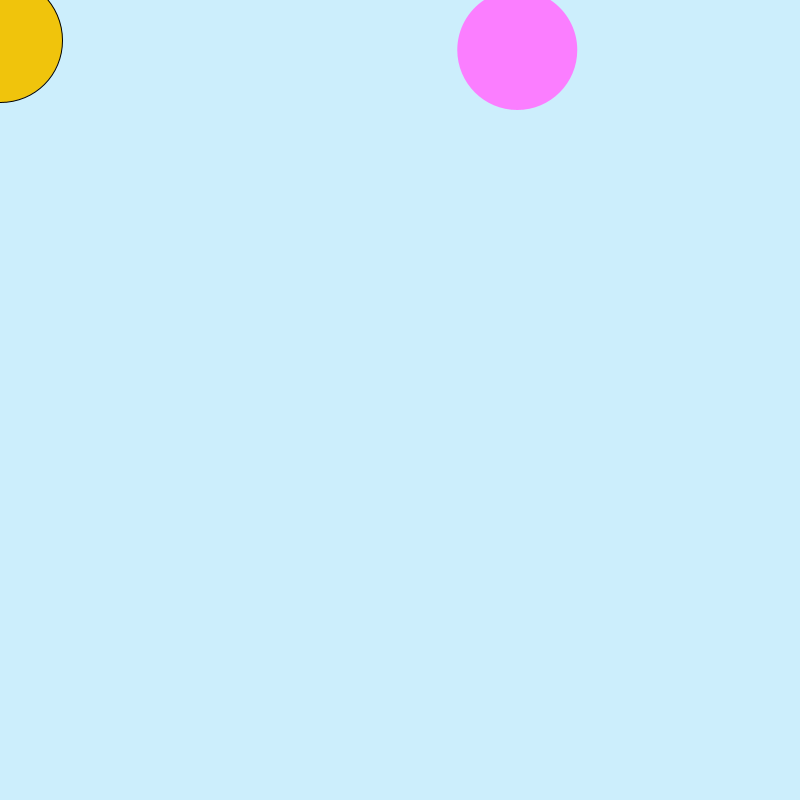
Frame 1 (no input)
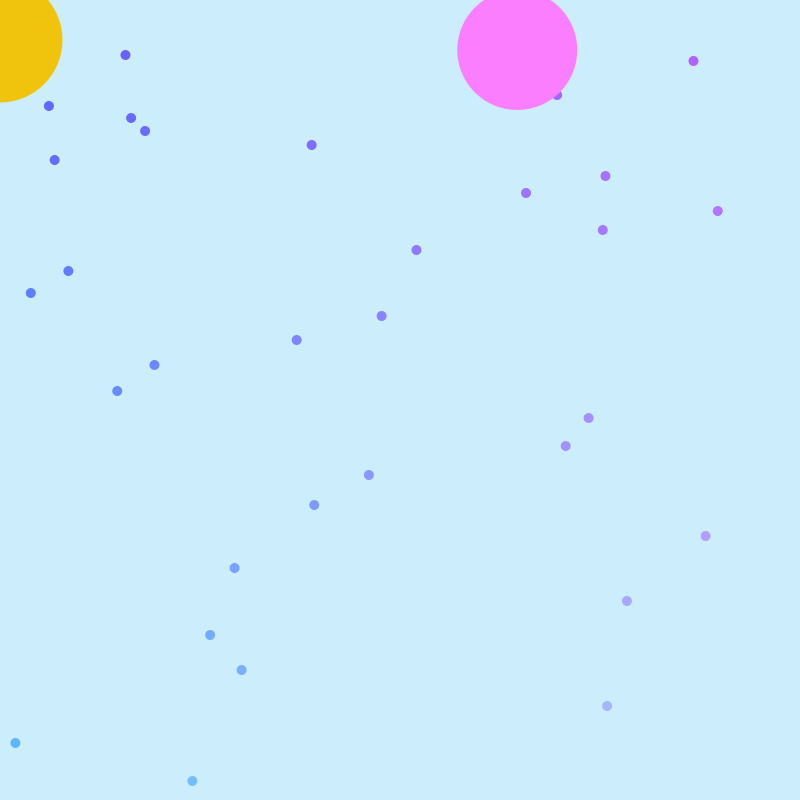
Frame 60 (the mouse pressed at the canvas centre just before this capture)
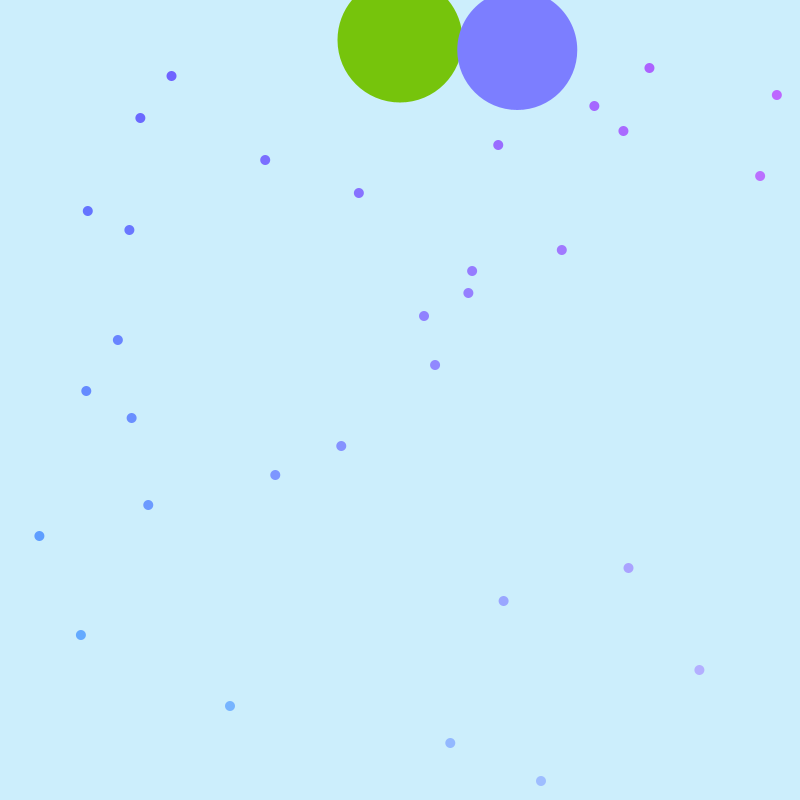
Frame 120 (the mouse held since frame 60 and released just before this capture)

The Processing sketch that drew these frames (run headless with seeded random() and noise(); from frame 60 on, the mouse is pressed at the canvas centre):

// Processing sketch: Week5_Switches_HW
// ── Week5_Switches_HW.pde
int sceneNumber = 0; 
ArrayList <Sky> skyRaining;
ArrayList <Snow> skySnowing;
Moon moon;

void setup() {
  //fullScreen(2); 
  size(800, 800);
  skyRaining = new ArrayList<Sky>();   
  skySnowing = new ArrayList<Snow>();
    moon = new Moon();
}
void draw() {
  switch(sceneNumber) {
  case 0 :
    scene0(); 
    break; 
  case 1: 
    scene1(); 
    break; 
    //case 2: 
    //      scene2(); 
    //break; 
    //case 3: 
    //      scene3(); 
    //break; 
  case 2:
    sceneNumber = 0; 
    break;
  }
  moon.display(155);
}
void keyPressed() {
  if (key == CODED) {
    if (keyCode == RIGHT) {
      sceneNumber++;
    }
  }
  if (key == ' ') {
    moon.position.x++;
  }
}
void scene0() {
  background (204, 238, 252);
  //makes size change
  for (int i = 0; i < skyRaining.size(); i++) {
    Sky s = skyRaining.get(i);
    s.rain();
    s.gravity();
    s.display();

    //  if(s.position.y < height){
    // skyRaining.remove(i); 
    //}
  }

  skyRaining.add(new Sky());
  for (int i = 0; i < width; i+=10) {
    float distX = dist(i, 0, mouseX, 0);
    float r = map(distX, 0, width, 0, 244);
    fill(r, 196,  12);
  }
    //sun  
    ellipse(mouseX, 40, 125, 125);
  }
  void scene1() {
    background (54);
    //makes size change
    for (int i = 0; i < skySnowing.size(); i++) {
      Snow s = skySnowing.get(i);
      s.snow();
      s.gravity();
      s.display();

      //  if(s.position.y < height){
      // skyRaining.remove(i); 
      //}
    }

    skySnowing.add(new Snow());

    //mooon  
    for (int i = 0; i < width; i+=10) {
      float distX = dist(i, 0, mouseX, 0);
      float r = map(distX, 0, width, 0, 255);
      fill(r, 210, 250);
    }
    ellipse(mouseX, 40, 125, 125);
  }
  //void scene2(){
  //}
  //void scene3(){
  //}

// ── Moon.pde
class Moon{
  //data
  PVector position;
  PVector velocity;
  PVector gravity;

  color b;
  
  float size = 10;
  
  //no paramiters in constructor
 Moon(){
   //sets x and y the position of of the PVector
  position = new PVector(random(0,800),50);
  // position = new PVector(10,10);

  velocity = new PVector(2,0);
  //makes it go faster as it gets lower
  gravity = new PVector (1, 0);
  
 }

 void gravity(){
  velocity.add(gravity);
 }
  
  
  void display(float c){
   noStroke();
    
   for (int i = 0; i < width; i+=10) {
      float distX = dist(i, 0, mouseX, 0);
      float r = map(distX, 0, width, 0, 255);
   fill(r,126,255);
    }
   ellipse(position.x, position.y, 120, 120);
  }
  
  
}

// ── sky.pde
class Sky{
  //data
  PVector position;
  PVector velocity;
  PVector gravity;

  color b;
  
  float size = 10;
  
  //no paramiters in constructor
 Sky(){
   //sets x and y the position of of the PVector
  position = new PVector(random(0,800),50);
  // position = new PVector(10,10);

  velocity = new PVector(0,5);
  //makes it go faster as it gets lower
  gravity = new PVector (0, 1);
  
 }
 
 //move up and down
 void rain(){
   //add position to the velocity
 
 position.add(velocity);
 println(position.y, position.x);
 }
 
 void gravity(){
  velocity.add(gravity);
 }
  
  
  void display(){
   noStroke();
   b = color(map(position.x, 0, width, 90, 192),
   map(position.y, 0, height, 90, 192), 255);
   fill(b);
   //size=map(position.y, 0, height, 10, 20);
   ellipse(position.x, position.y, 10, 10);
     //println(position.x, position.y);
  }
  
  
}

// ── snow.pde
class Snow{
  //data
  PVector position;
  PVector velocity;
  PVector gravity;

  color b;
  
  float size = 10;
  
  //no paramiters in constructor
 Snow(){
   //sets x and y the position of of the PVector
  position = new PVector(random(0,800),50);
  // position = new PVector(10,10);

  velocity = new PVector(0,5);
  //makes it go faster as it gets lower
  gravity = new PVector (0, 1);
  
 }
 
 //move up and down
 void snow(){
   //add position to the velocity
 
 position.add(velocity);
 println(position.y, position.x);
 }
 
 void gravity(){
  velocity.add(gravity);
 }
  
  
  void display(){
   noStroke();
   
   fill(255);
   //size=map(position.y, 0, height, 10, 20);
   ellipse(position.x, position.y, 10, 10);
     //println(position.x, position.y);
  }
  
  
}
